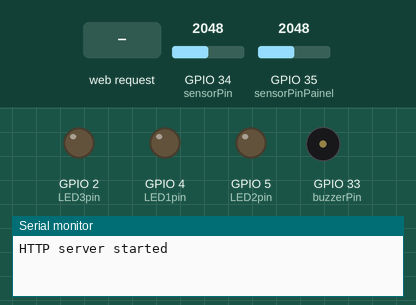
This sketch was run on a simulated ESP32. Parts: output pins drawn as LEDs (lit = HIGH), buzzer (waves = sounding, pin HIGH), the last lines printed to the serial monitor. Inputs (shaded band) come from the test bench; at power-on: GPIO 34 (sensorPin) = 2048, GPIO 35 (sensorPinPainel) = 2048.

Above: at 1.3 s.
1.4 s: HTTP request GET /led1on received
At 2.0 s:
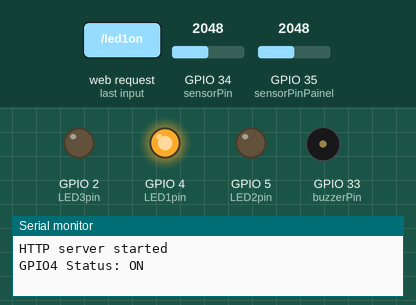
2.9 s: HTTP request GET /led2on received
At 3.2 s:
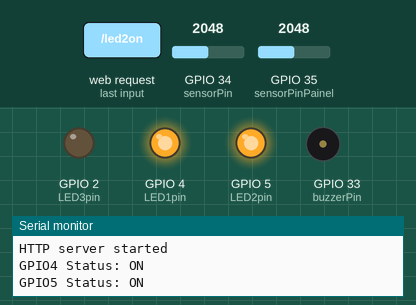
4.4 s: HTTP request GET /led1off received
At 5.5 s:
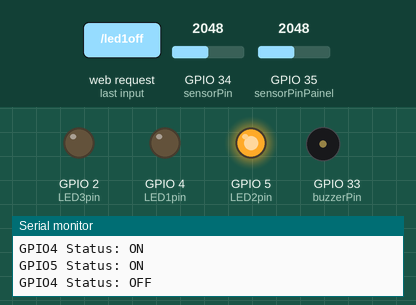
5.9 s: HTTP request GET /setOn_buzzer received
At 6.6 s:
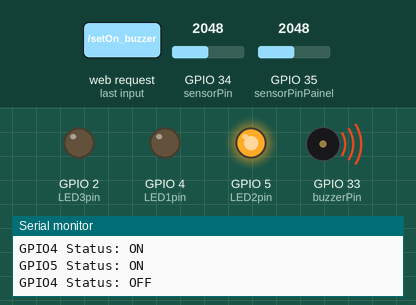
7.4 s: HTTP request GET /led2off received
At 7.8 s:
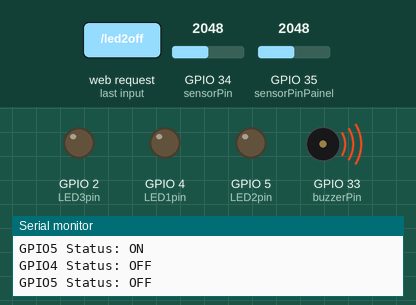
8.9 s: HTTP request GET /swhich_led1 received
At 10.1 s:
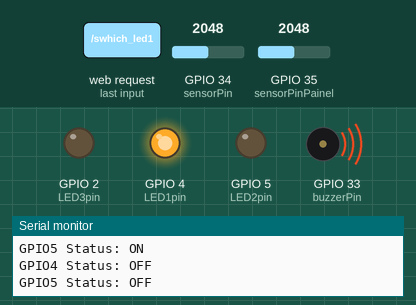
Timing chart, 0 to 11.4 s (numbered marks = the images above; inputs shaded):
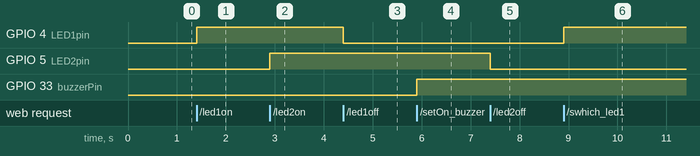

Measured:
- after the input at 1.4 s, GPIO 4 (LED1pin): LOW → HIGH at once
- after the input at 2.9 s, GPIO 5 (LED2pin): LOW → HIGH at once
- after the input at 4.4 s, GPIO 4 (LED1pin): HIGH → LOW at once
- after the input at 5.9 s, GPIO 33 (buzzerPin): LOW → HIGH at once
- after the input at 7.4 s, GPIO 5 (LED2pin): HIGH → LOW at once
- after the input at 8.9 s, GPIO 4 (LED1pin): LOW → HIGH at once

The sketch:

API_MANUEL_ALVARO.ino
```cpp
#include <ArduinoJson.h>
#include <WiFi.h>
#include <WebServer.h>

/* Put your SSID & Password */
const char* ssid = "ESP32";  // Enter SSID here
const char* password = "12345678";  //Enter Password here

/* Put IP Address details */
IPAddress local_ip(192,168,1,1);
IPAddress gateway(192,168,1,1);
IPAddress subnet(255,255,255,0);

WebServer server(80);

uint8_t LED1pin = 4;
bool LED1status = LOW;

uint8_t LED2pin = 5;
bool LED2status = LOW;

uint8_t LED3pin = 2;
bool LEDYellowStatus = LOW;

const int sensorPin = 34;  // Pino analógico do ESP32 conectado ao sensor de tensão da bateria
float voltage = 0;

const int sensorPinPainel = 35
;  // Pino analógico do ESP32 conectado ao sensor de tensão do painel
float voltagePainel = 0;

const int buzzerPin = 33;  // Pino digital do ESP32 conectado ao buzzer
bool buzzerStatus = LOW;

void setup() {
  Serial.begin(115200);

/*
 * JSON

  const char* json = "{\"sensor\":\"temperatura\",\"valor\":23.5}";
   // Parseia a string JSON
  DeserializationError error = deserializeJson(doc, json);
// Verifica se houve erro ao parsear
  if (error) {
    Serial.print(F("Falha ao parsear JSON: "));
    Serial.println(error.f_str());
    return;
  }


  serializeJson(doc, outputJsonString);
  // Acessa os valores
  const char* sensor = doc["sensor"];
  float valor = doc["valor"];
*/

  pinMode(LED1pin, OUTPUT);
  pinMode(LED2pin, OUTPUT);
  pinMode(LED3pin, OUTPUT);// Define o pino do LED como saida
  pinMode(sensorPin, INPUT); // Define o pino do sensor como entrada
  pinMode(sensorPinPainel, INPUT); // Define o pino do sensor de tensao do painel como entrada
  pinMode(buzzerPin, OUTPUT);// Define o pino buzzer como saida

  WiFi.softAP(ssid, password);
  WiFi.softAPConfig(local_ip, gateway, subnet);
  delay(100);

  server.on("/", handle_OnConnect);
  server.on("/swhich_led1", handle_swhichLED1);
  server.on("/swhich_led2", handle_swhichLED2);
  server.on("/led1on", handle_led1on);
  server.on("/led1off", handle_led1off);
  server.on("/led2on", handle_led2on);
  server.on("/led2off", handle_led2off);
  server.on("/put_tensao", handle_putTensao);
  server.on("/put_tensaoPainel", handle_putTensaoPainel);
  server.on("/setOn_buzzer", handle_setOnBuzzer);
  server.on("/setOff_buzzer", handle_setOffBuzzer);

  server.on("/offledYellow", handle_OffLEDYellow);
  server.on("/onledYellow", handle_OnLEDYellow);
  //server.on("/put_tensao_bateria", handle_putTensaoBateria);
  //server.on("/put_tensao_painel", handle_putTensaoPainel);
  server.onNotFound(handle_NotFound);

  server.begin();
  Serial.println("HTTP server started");
}
void loop() {
  server.handleClient();

    int sensorValue = analogRead(sensorPin);
    float voltagem = sensorValue * (3.3 / 4095.0);
    voltage = voltagem * (25.0 / 4095.0);  // Convertendo o valor lido para a tensão (0-25V)

    int sensorValuePainel = analogRead(sensorPinPainel);
    float voltagemPainel = sensorValuePainel * (3.3 / 4095.0);
    voltagePainel = voltagemPainel * (25.0 / 4095.0);  // Convertendo o valor lido para a tensão (0-25V)


  if(LED1status)
  {digitalWrite(LED1pin, HIGH);}
  else
  {digitalWrite(LED1pin, LOW);}

  if(LED2status)
  {digitalWrite(LED2pin, HIGH);}
  else
  {digitalWrite(LED2pin, LOW);}

//AQUI LED YELLOW
  if(LEDYellowStatus)
  {digitalWrite(LED3pin, HIGH);}
  else
  {digitalWrite(LED3pin, LOW);}

  //AQUI BUZZER
  if(buzzerStatus)
  {digitalWrite(buzzerPin, HIGH);}
  else
  {digitalWrite(buzzerPin, LOW);}
}

void handle_OnConnect() {
  LED1status = LOW;
  LED2status = LOW;
  LEDYellowStatus = LOW;
  buzzerStatus = LOW;
  Serial.println("GPIO4 Status: OFF | GPIO5 Status: OFF");
  server.send(200, "text/html", SendHTML(false, LED1status, LED2status));
}

void handle_led1on() {
  LED1status = HIGH;
  Serial.println("GPIO4 Status: ON");
  server.send(200, "text/html", SendHTML(true, LED1status, LED2status));
}

void handle_led1off() {
  LED1status = LOW;
  Serial.println("GPIO4 Status: OFF");
  server.send(200, "text/html", SendHTML(true, LED1status, LED2status));
}

void handle_led2on() {
  LED2status = HIGH;
  Serial.println("GPIO5 Status: ON");
  server.send(200, "text/html", SendHTML(false, LED1status, LED2status));
}

void handle_led2off() {
  LED2status = LOW;
  Serial.println("GPIO5 Status: OFF");
  server.send(200, "text/html", SendHTML(false, LED1status, LED2status));
}

void handle_putTensao() {
  Serial.println("Status: enviar dados do sensor de tensao");

  // Cria um documento JSON
  StaticJsonDocument<200> doc;
  doc["sensor"] = "tensao bateria";
  doc["valor"] = voltage;

  // Serializa o documento JSON para uma string
  String output;
  serializeJson(doc, output);

  server.send(200, "application/json", output);
}

void handle_putTensaoPainel(){
  Serial.println("Status: enviar dados do sensor de tensao do painel");

  // Cria um documento JSON
  StaticJsonDocument<200> doc;
  doc["sensor"] = "tensao painel";
  doc["valor"] = voltagePainel;

  // Serializa o documento JSON para uma string
  String output;
  serializeJson(doc, output);

  server.send(200, "application/json", output);
}

void handle_NotFound(){
  server.send(404, "text/plain", "estás no SGESR ... \n O dev é muito preguiçoso para fazer essa página!");
}

void handle_swhichLED1(){
   if (LED1status == LOW)
          LED1status = HIGH;
   else
          LED1status = LOW;
   server.send(200, "application/json", getJSONDone());
}
void handle_swhichLED2(){
   if (LED2status == LOW)
          LED2status = HIGH;
   else
          LED2status = LOW;
   server.send(200, "application/json", getJSONDone());
}

void handle_OnLEDYellow(){
        LEDYellowStatus = HIGH;
   server.send(200, "application/json", getJSONDone());
}
void handle_OffLEDYellow(){
        LEDYellowStatus = LOW;
   server.send(200, "application/json", getJSONDone());
}
//AQUI

void handle_setOnBuzzer(){
        buzzerStatus = HIGH;
   server.send(200, "application/json", getJSONDone());
}
void handle_setOffBuzzer(){
        buzzerStatus = LOW;
   server.send(200, "application/json", getJSONDone());
}

String SendHTML(uint8_t tensaoDeEntrada, uint8_t led1stat, uint8_t led2stat){
  return "a ser feito ...";
}
/*
 * Metodos Utils
*/
String getJSONDone()
{
    // Cria um documento JSON
  StaticJsonDocument<200> doc;

  String outputJsonString;
  const char* json = "{\"status\":\"OK\"}";
   // Parseia a string JSON
  DeserializationError error = deserializeJson(doc, json);
// Verifica se houve erro ao parsear
  if (error) {
    Serial.print(F("Falha ao parsear JSON: "));
    Serial.println(error.f_str());
    return ("ERRO");
  }
  serializeJson(doc, outputJsonString);
  return (outputJsonString);
 }

 String getJSONERRO()
{
    StaticJsonDocument<200> doc;
  String outputJsonString;
  const char* json = "{\"status\":\"OFF\"}";
   // Parseia a string JSON
  DeserializationError error = deserializeJson(doc, json);
// Verifica se houve erro ao parsear
  if (error) {
    Serial.print(F("Falha ao parsear JSON: "));
    Serial.println(error.f_str());
    return ("ERRO");
  }
  serializeJson(doc, outputJsonString);
  return (outputJsonString);
 }
```
